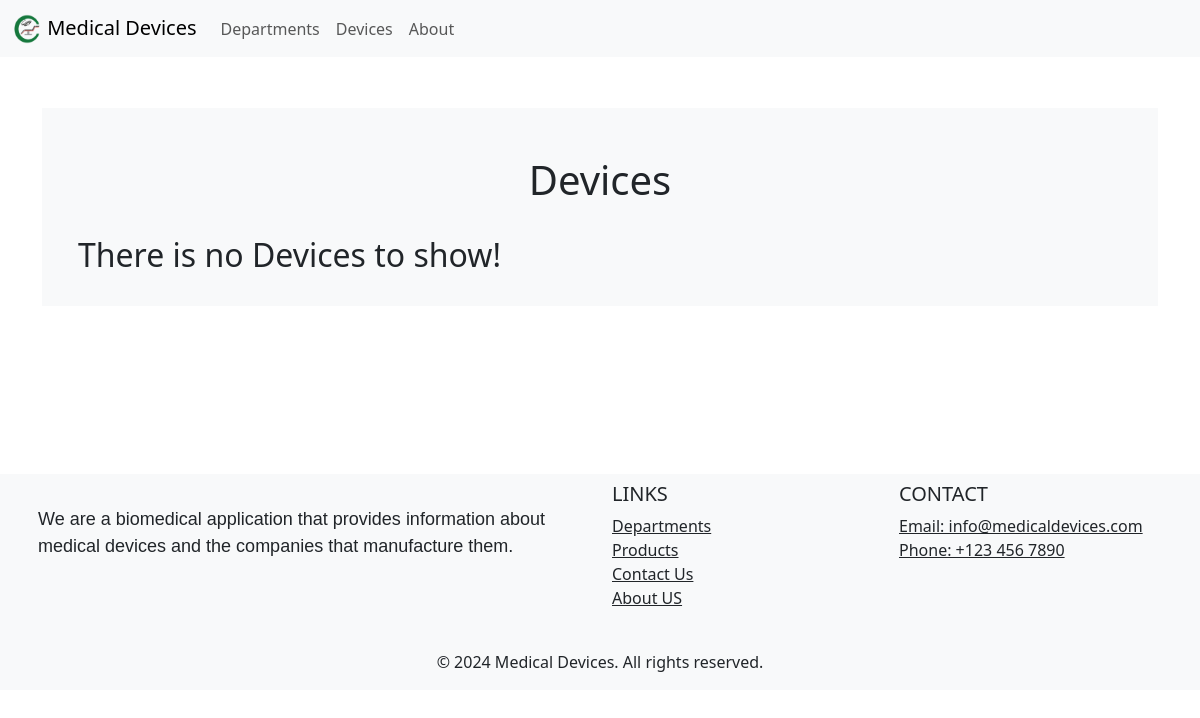
/devices, run on an earlier commit of the app's database.
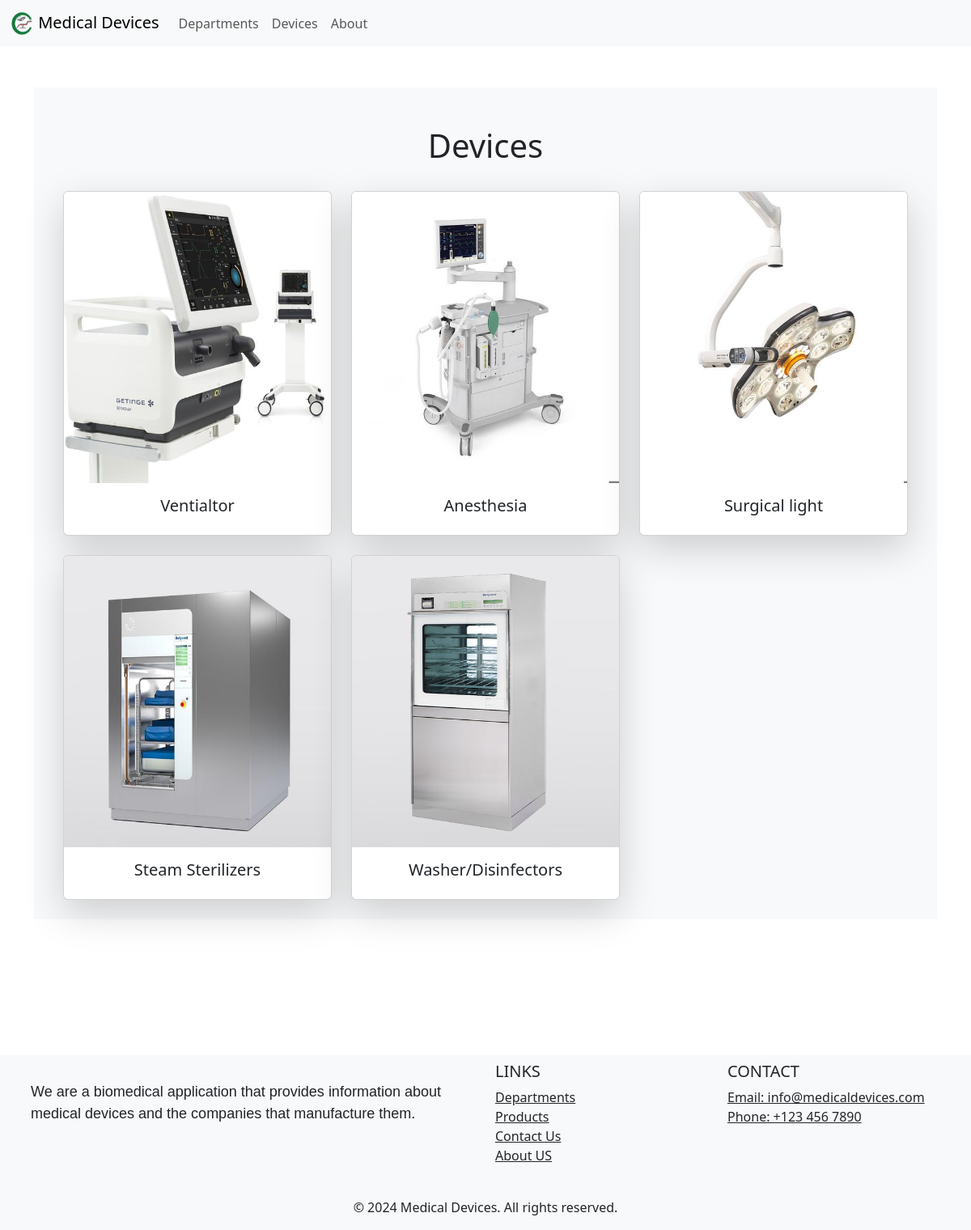
And on a later commit of the database.
### app.py (models this page shows, shortened)
class Device(db.Model):
	id = db.Column(db.Integer, primary_key=True)
	device_name = db.Column(db.String(100), nullable=False)
	description = db.Column(db.Text, nullable=False)  # New field for device description
	department_id = db.Column(db.Integer, db.ForeignKey('department.id'))
	models = db.relationship('Model', backref='device', lazy=True)

class Model(db.Model):
	id = db.Column(db.Integer, primary_key=True)
	model_name = db.Column(db.String(100), nullable=False)
	description = db.Column(db.Text, nullable=False)  # New field for model description
	image_filename = db.Column(db.String(100), nullable=False, default='logo2.png')
	device_id = db.Column(db.Integer, db.ForeignKey('device.id'))

### app.py (the view)
@app.route('/devices')
def devices():
	devices = Device.query.all()
	image_filename = 'logo2.png'
	return render_template("devices.html", devices=devices, image_filename=image_filename)

### Templates/devices.html (shortened to what this page needs)
{% extends "layout.html" %}
{% block content %}
<div class="container mt-5">
	<div class="bg-light cont p-4">
		<div class="container bg-light">
			<a href="{{ url_for('devices') }}" class="text-decoration-none text-dark">
				<h1 class="text-center mt-4">Devices</h1>
			</a>
			{% if devices %}
			<div class="row">
				{% for device in devices %}
					{% if device.models %}
						{% set image_filename = device.models[0].image_filename %}
					{% endif %}
				<div class="col-md-4">
					<a href="{{ url_for('show_device', id = device.id)}}" class="text-decoration-none">
						<div class="card mt-4 shadow-lg mycard-hover">
							<img src="{{url_for('static', filename='images/' + image_filename)}}" class="card-img-top"
								alt="Image Title">
							<div class="card-body">
								<h5 class="card-title text-center">{{ device.device_name }}</h5>
							</div>
						</div>
					</a>
				</div>
				{% endfor %}
			</div>
			{% else%}
			<br>
			<h2 class="text center">There is no Devices to show!</h2>
			{% endif %}
		</div>
	</div>
</div>
<br />
<br />
<br />
<br />
<br />
{% endblock content %}

### Templates/layout.html (shortened to what this page needs)
<!doctype html>
<html lang="en">
<head>
	<link href="https://cdn.jsdelivr.net/npm/bootstrap@5.3.3/dist/css/bootstrap.min.css" rel="stylesheet"
>
	<link href="{{ url_for('static', filename='css/styles.css')}}" rel="stylesheet">
</head>
<body>
	<nav class="navbar navbar-expand-lg bg-body-tertiary fixed-top">
		<div class="container-fluid">
			<a class="navbar-brand" href="{{ url_for('index') }}">
				<img src="{{ url_for('static', filename='images/logo.png') }}" alt="Logo" width="30" height="30"
					class="d-inline-block align-text-top">
				Medical Devices
			</a>
			<div class="collapse navbar-collapse" id="navbarNav">
				<ul class="navbar-nav">
					<li class="nav-item">
						<a class="nav-link" aria-current="page" href="{{ url_for('departments') }}">Departments</a>
					</li>
					<li class="nav-item">
						<a class="nav-link" href="{{ url_for('devices') }}">Devices</a>
					</li>
					<a class="nav-link" href="{{ url_for('about') }}">About</a>
				</ul>
			</div>
		</div>
	</nav>
	<div class="container-fluid" style="padding-top: 60px;">
	</div>
	{% block content %}{% endblock content %}
	<footer class="bg-light text-center text-lg-start mt-5">
		<div class="container p-2">
			<div class="row">
				<div class="col-lg-6 col-md-12 mb-4 mb-md-0 mt-4">
					<p>
						We are a biomedical application that provides information about medical devices and the
						companies that manufacture them.
					</p>
				</div>
				<div class="col-lg-3 col-md-6 mb-4 mb-md-0">
					<h5 class="text-uppercase">Links</h5>
					<ul class="list-unstyled">
						<li>
							<a href="{{ url_for('departments') }}" class="text-dark">Departments</a>
						</li>
						<li>
							<a href="#" class="text-dark">Products</a>
						</li>
						<li>
							<a href="#" class="text-dark">Contact Us</a>
						</li>
						<li>
							<a href="{{ url_for('about') }}" class="text-dark">About US</a>
						</li>
					</ul>
				</div>
				<div class="col-lg-3 col-md-6 mb-4 mb-md-0">
					<h5 class="text-uppercase">Contact</h5>
					<ul class="list-unstyled">
						<li>
							<a href="#" class="text-dark">Email: info@medicaldevices.com</a>
						</li>
						<li>
							<a href="#" class="text-dark">Phone: +123 456 7890</a>
						</li>
					</ul>
				</div>
			</div>
		</div>
		<div class="text-center p-3 bg-light">
			© 2024 Medical Devices. All rights reserved.
		</div>
	</footer>
</body>
</html>

### static/css/styles.css (style rules this page uses)
p { font-size: 18px; font-family: 'Arial', sans-serif; }
.mycard-hover { width: 100%; }
.mycard-hover { width: 100%; transition: transform 0.25s ease, opacity 0.25s ease; }

What changed in the data, as far as the page shows it:
added Device: image_filename (picture), device_name "Ventialtor"
added Device: image_filename (picture), device_name "Anesthesia"
added Device: image_filename (picture), device_name "Surgical light"
added Device: image_filename (picture), device_name "Steam Sterilizers"
added Device: image_filename (picture), device_name "Washer/Disinfectors"
Also different on the page:
text no longer shown: "There is no Devices to show!"
